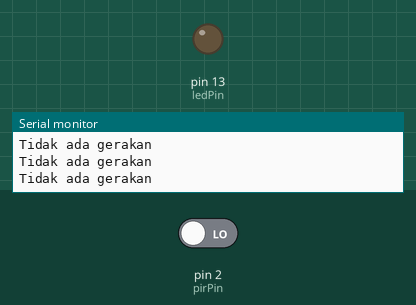
The sketch below on a simulated Arduino Uno, built with avr-gcc and run on an emulated ATmega328P. On the bench: output pins drawn as LEDs (lit = HIGH), the last lines printed to the serial monitor. The test bench sets the inputs (shaded band); at power-on: pin 2 (pirPin) LOW.

Above: at 1.8 s.
1.9 s: pin 2 (pirPin) driven HIGH
At 2.6 s:
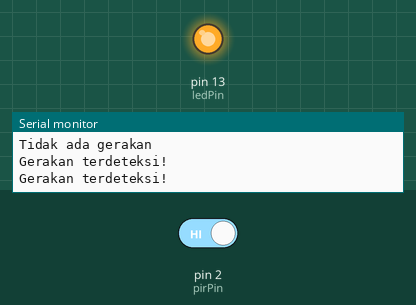
3.5 s: pin 2 (pirPin) driven LOW
At 4.9 s:
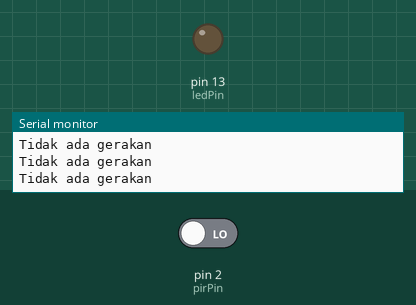
Timing chart, 0 to 6.5 s (numbered marks = the images above; inputs shaded):
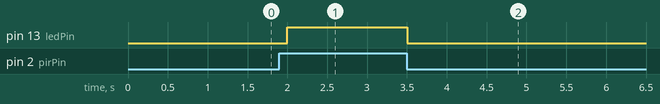

The sketch:

motion_lamp.ino
```cpp
int pirPin = 2;
int ledPin = 13;

void setup() {
  pinMode(pirPin, INPUT);
  pinMode(ledPin, OUTPUT);
  Serial.begin(9600);
}

void loop() {
  int gerakan = digitalRead(pirPin);
  if (gerakan == HIGH) {
    digitalWrite(ledPin, HIGH);
    Serial.println("Gerakan terdeteksi!");
  } else {
    digitalWrite(ledPin, LOW);
    Serial.println("Tidak ada gerakan");
  }
  delay(500);
}
```

Measured:
- after the input at 1.9 s, pin 13 (ledPin): LOW → HIGH after 0.10 s
- after the input at 3.5 s, pin 13 (ledPin): HIGH → LOW at once
